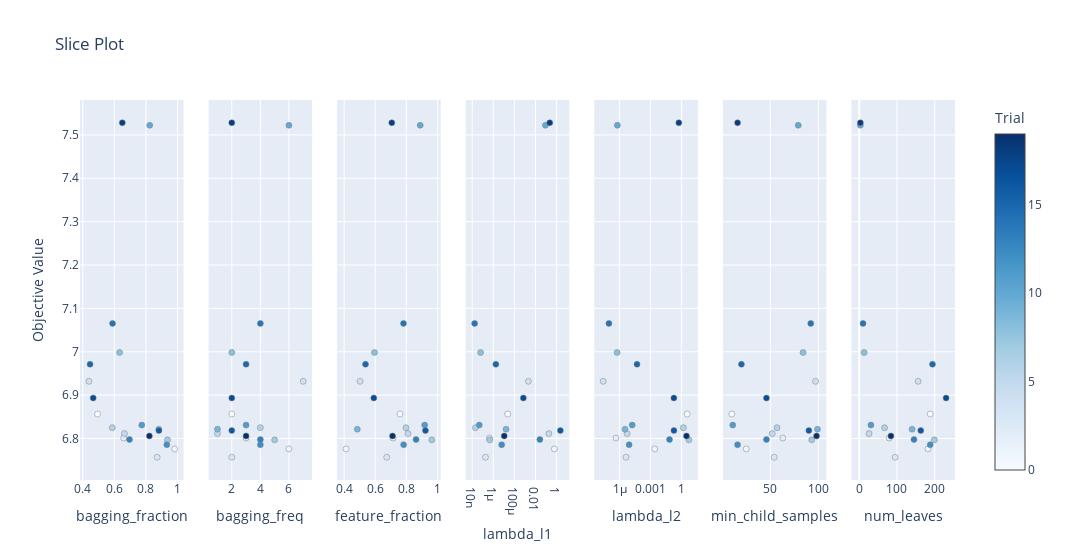

Notebook cell for this chart:
### Code cell
optuna.visualization.plot_slice(study, params=['lambda_l1', 'lambda_l2', 'num_leaves', 'feature_fraction', 'bagging_fraction', 'bagging_freq', 'min_child_samples' ])

### Figure 1 — Plotly figure (JSON) as saved in the notebook; plotly's stock layout.template omitted (floating-point values rounded to 4 significant figures)
{"data": [{"marker": {"color": [0, 1, 2, 3, 4, 5, 6, 7, 8, 9, 10, 11, 12, 13, 14, 15, 16, 17, 18, 19], "colorbar": {"title": {"text": "Trial"}, "x": 1, "xpad": 40}, "colorscale": [[0, "rgb(247,251,255)"], [0.125, "rgb(222,235,247)"], [0.25, "rgb(198,219,239)"], [0.375, "rgb(158,202,225)"], [0.5, "rgb(107,174,214)"], [0.625, "rgb(66,146,198)"], [0.75, "rgb(33,113,181)"], [0.875, "rgb(8,81,156)"], [1, "rgb(8,48,107)"]], "line": {"color": "Grey", "width": 0.5}, "showscale": true}, "mode": "markers", "name": "Feasible Trial", "showlegend": false, "type": "scatter", "x": [0.4936, 0.9819, 0.6592, 0.8711, 0.439, 0.6641, 0.587, 0.9369, 0.6332, 0.8813, 0.8241, 0.774, 0.9323, 0.6963, 0.5886, 0.4462, 0.8822, 0.466, 0.6504, 0.8218], "xaxis": "x", "y": [6.856, 6.776, 6.801, 6.757, 6.932, 6.811, 6.825, 6.797, 6.998, 6.821, 7.522, 6.831, 6.786, 6.798, 7.065, 6.971, 6.818, 6.893, 7.528, 6.806], "yaxis": "y"}, {"marker": {"color": [0, 1, 2, 3, 4, 5, 6, 7, 8, 9, 10, 11, 12, 13, 14, 15, 16, 17, 18, 19], "colorbar": {"title": {"text": "Trial"}, "x": 1, "xpad": 40}, "colorscale": [[0, "rgb(247,251,255)"], [0.125, "rgb(222,235,247)"], [0.25, "rgb(198,219,239)"], [0.375, "rgb(158,202,225)"], [0.5, "rgb(107,174,214)"], [0.625, "rgb(66,146,198)"], [0.75, "rgb(33,113,181)"], [0.875, "rgb(8,81,156)"], [1, "rgb(8,48,107)"]], "line": {"color": "Grey", "width": 0.5}, "showscale": false}, "mode": "markers", "name": "Feasible Trial", "showlegend": false, "type": "scatter", "x": [2, 6, 3, 2, 7, 1, 4, 5, 2, 1, 6, 3, 4, 4, 4, 3, 2, 2, 2, 3], "xaxis": "x2", "y": [6.856, 6.776, 6.801, 6.757, 6.932, 6.811, 6.825, 6.797, 6.998, 6.821, 7.522, 6.831, 6.786, 6.798, 7.065, 6.971, 6.818, 6.893, 7.528, 6.806], "yaxis": "y2"}, {"marker": {"color": [0, 1, 2, 3, 4, 5, 6, 7, 8, 9, 10, 11, 12, 13, 14, 15, 16, 17, 18, 19], "colorbar": {"title": {"text": "Trial"}, "x": 1, "xpad": 40}, "colorscale": [[0, "rgb(247,251,255)"], [0.125, "rgb(222,235,247)"], [0.25, "rgb(198,219,239)"], [0.375, "rgb(158,202,225)"], [0.5, "rgb(107,174,214)"], [0.625, "rgb(66,146,198)"], [0.75, "rgb(33,113,181)"], [0.875, "rgb(8,81,156)"], [1, "rgb(8,48,107)"]], "line": {"color": "Grey", "width": 0.5}, "showscale": false}, "mode": "markers", "name": "Feasible Trial", "showlegend": false, "type": "scatter", "x": [0.7592, 0.4124, 0.7149, 0.6736, 0.5023, 0.8105, 0.7975, 0.9637, 0.5952, 0.4846, 0.8893, 0.9179, 0.7825, 0.8626, 0.7818, 0.5373, 0.9229, 0.5908, 0.7064, 0.7113], "xaxis": "x3", "y": [6.856, 6.776, 6.801, 6.757, 6.932, 6.811, 6.825, 6.797, 6.998, 6.821, 7.522, 6.831, 6.786, 6.798, 7.065, 6.971, 6.818, 6.893, 7.528, 6.806], "yaxis": "y3"}, {"marker": {"color": [0, 1, 2, 3, 4, 5, 6, 7, 8, 9, 10, 11, 12, 13, 14, 15, 16, 17, 18, 19], "colorbar": {"title": {"text": "Trial"}, "x": 1, "xpad": 40}, "colorscale": [[0, "rgb(247,251,255)"], [0.125, "rgb(222,235,247)"], [0.25, "rgb(198,219,239)"], [0.375, "rgb(158,202,225)"], [0.5, "rgb(107,174,214)"], [0.625, "rgb(66,146,198)"], [0.75, "rgb(33,113,181)"], [0.875, "rgb(8,81,156)"], [1, "rgb(8,48,107)"]], "line": {"color": "Grey", "width": 0.5}, "showscale": false}, "mode": "markers", "name": "Feasible Trial", "showlegend": false, "type": "scatter", "x": [2.349e-05, 0.6246, 4.329e-07, 1.801e-07, 0.002147, 0.1886, 2.039e-08, 4.61e-07, 6.258e-08, 1.625e-05, 0.08917, 4.639e-08, 6.293e-06, 0.02625, 1.693e-08, 1.752e-06, 2.33, 0.0007146, 0.2302, 1.093e-05], "xaxis": "x4", "y": [6.856, 6.776, 6.801, 6.757, 6.932, 6.811, 6.825, 6.797, 6.998, 6.821, 7.522, 6.831, 6.786, 6.798, 7.065, 6.971, 6.818, 6.893, 7.528, 6.806], "yaxis": "y4"}, {"marker": {"color": [0, 1, 2, 3, 4, 5, 6, 7, 8, 9, 10, 11, 12, 13, 14, 15, 16, 17, 18, 19], "colorbar": {"title": {"text": "Trial"}, "x": 1, "xpad": 40}, "colorscale": [[0, "rgb(247,251,255)"], [0.125, "rgb(222,235,247)"], [0.25, "rgb(198,219,239)"], [0.375, "rgb(158,202,225)"], [0.5, "rgb(107,174,214)"], [0.625, "rgb(66,146,198)"], [0.75, "rgb(33,113,181)"], [0.875, "rgb(8,81,156)"], [1, "rgb(8,48,107)"]], "line": {"color": "Grey", "width": 0.5}, "showscale": false}, "mode": "markers", "name": "Feasible Trial", "showlegend": false, "type": "scatter", "x": [3.601, 0.002571, 4.473e-07, 4.259e-06, 2.619e-08, 5.515e-06, 1.527, 5.324, 5.806e-07, 3.376e-06, 6.144e-07, 1.683e-05, 8.446e-06, 0.07032, 9.355e-08, 4.937e-05, 0.1875, 0.1849, 0.5579, 3.063], "xaxis": "x5", "y": [6.856, 6.776, 6.801, 6.757, 6.932, 6.811, 6.825, 6.797, 6.998, 6.821, 7.522, 6.831, 6.786, 6.798, 7.065, 6.971, 6.818, 6.893, 7.528, 6.806], "yaxis": "y5"}, {"marker": {"color": [0, 1, 2, 3, 4, 5, 6, 7, 8, 9, 10, 11, 12, 13, 14, 15, 16, 17, 18, 19], "colorbar": {"title": {"text": "Trial"}, "x": 1, "xpad": 40}, "colorscale": [[0, "rgb(247,251,255)"], [0.125, "rgb(222,235,247)"], [0.25, "rgb(198,219,239)"], [0.375, "rgb(158,202,225)"], [0.5, "rgb(107,174,214)"], [0.625, "rgb(66,146,198)"], [0.75, "rgb(33,113,181)"], [0.875, "rgb(8,81,156)"], [1, "rgb(8,48,107)"]], "line": {"color": "Grey", "width": 0.5}, "showscale": false}, "mode": "markers", "name": "Feasible Trial", "showlegend": false, "type": "scatter", "x": [10, 25, 63, 54, 97, 52, 57, 93, 84, 99, 79, 11, 16, 46, 92, 20, 90, 46, 16, 98], "xaxis": "x6", "y": [6.856, 6.776, 6.801, 6.757, 6.932, 6.811, 6.825, 6.797, 6.998, 6.821, 7.522, 6.831, 6.786, 6.798, 7.065, 6.971, 6.818, 6.893, 7.528, 6.806], "yaxis": "y6"}, {"marker": {"color": [0, 1, 2, 3, 4, 5, 6, 7, 8, 9, 10, 11, 12, 13, 14, 15, 16, 17, 18, 19], "colorbar": {"title": {"text": "Trial"}, "x": 1, "xpad": 40}, "colorscale": [[0, "rgb(247,251,255)"], [0.125, "rgb(222,235,247)"], [0.25, "rgb(198,219,239)"], [0.375, "rgb(158,202,225)"], [0.5, "rgb(107,174,214)"], [0.625, "rgb(66,146,198)"], [0.75, "rgb(33,113,181)"], [0.875, "rgb(8,81,156)"], [1, "rgb(8,48,107)"]], "line": {"color": "Grey", "width": 0.5}, "showscale": false}, "mode": "markers", "name": "Feasible Trial", "showlegend": false, "type": "scatter", "x": [188, 182, 79, 95, 156, 26, 67, 199, 13, 140, 3, 31, 188, 145, 10, 194, 163, 230, 3, 84], "xaxis": "x7", "y": [6.856, 6.776, 6.801, 6.757, 6.932, 6.811, 6.825, 6.797, 6.998, 6.821, 7.522, 6.831, 6.786, 6.798, 7.065, 6.971, 6.818, 6.893, 7.528, 6.806], "yaxis": "y7"}], "layout": {"title": {"text": "Slice Plot"}, "width": 2100, "xaxis": {"anchor": "y", "domain": [0, 0.1184], "title": {"text": "bagging_fraction"}}, "xaxis2": {"anchor": "y2", "domain": [0.1469, 0.2653], "title": {"text": "bagging_freq"}}, "xaxis3": {"anchor": "y3", "domain": [0.2939, 0.4122], "title": {"text": "feature_fraction"}}, "xaxis4": {"anchor": "y4", "domain": [0.4408, 0.5592], "title": {"text": "lambda_l1"}, "type": "log"}, "xaxis5": {"anchor": "y5", "domain": [0.5878, 0.7061], "title": {"text": "lambda_l2"}, "type": "log"}, "xaxis6": {"anchor": "y6", "domain": [0.7347, 0.8531], "title": {"text": "min_child_samples"}}, "xaxis7": {"anchor": "y7", "domain": [0.8816, 1.0], "title": {"text": "num_leaves"}}, "yaxis": {"anchor": "x", "domain": [0, 1], "title": {"text": "Objective Value"}}, "yaxis2": {"anchor": "x2", "domain": [0, 1], "matches": "y", "showticklabels": false}, "yaxis3": {"anchor": "x3", "domain": [0, 1], "matches": "y", "showticklabels": false}, "yaxis4": {"anchor": "x4", "domain": [0, 1], "matches": "y", "showticklabels": false}, "yaxis5": {"anchor": "x5", "domain": [0, 1], "matches": "y", "showticklabels": false}, "yaxis6": {"anchor": "x6", "domain": [0, 1], "matches": "y", "showticklabels": false}, "yaxis7": {"anchor": "x7", "domain": [0, 1], "matches": "y", "showticklabels": false}}}
